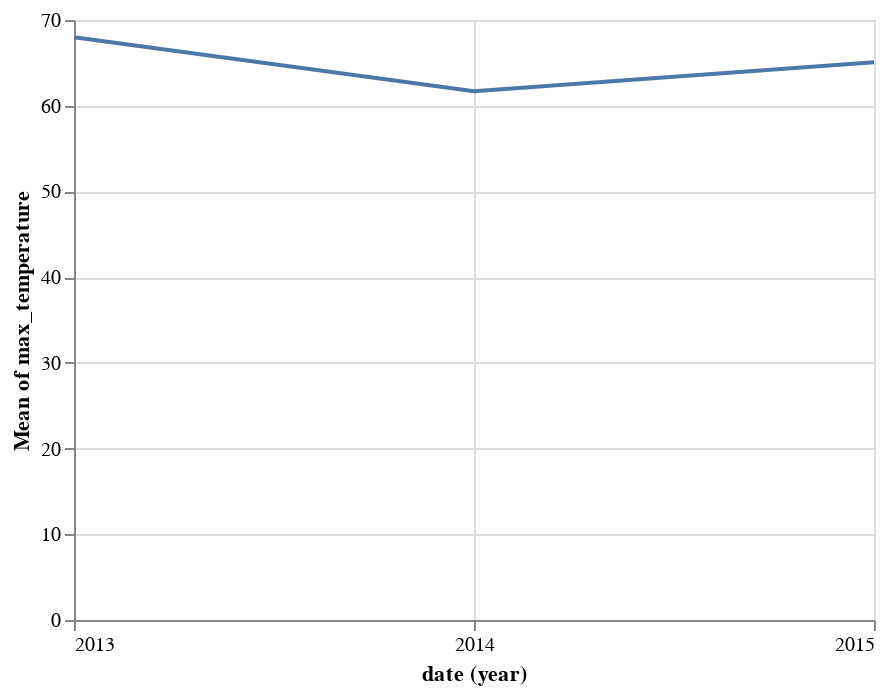

The notebook cell saved with this chart:
### Markdown cell above
Con este gráfico, vemos que la temperatura máxima bajó en 2014. Para verlo mejor, hacemos la media de las temperaturas diarias para cada año:

### Code cell
alt.Chart(data).mark_line().encode(
    x='year(date):T',
    y='mean(max_temperature)',
)

### Figure 1 — Vega-Lite specification as saved in the notebook (floating-point values rounded to 4 significant figures; data arrays with more than 128 entries replaced by an {"elided": "..."} marker saying what was removed)
{"config": {"view": {"continuousWidth": 400, "continuousHeight": 300}}, "data": {"name": "data-7fec6fe90563c58f2427fdb12bdee037"}, "mark": "line", "encoding": {"x": {"type": "temporal", "field": "date", "timeUnit": "year"}, "y": {"type": "quantitative", "aggregate": "mean", "field": "max_temperature"}}, "$schema": "https://vega.github.io/schema/vega-lite/v4.8.1.json", "datasets": {"data-7fec6fe90563c58f2427fdb12bdee037": {"elided": "883 records"}}}
